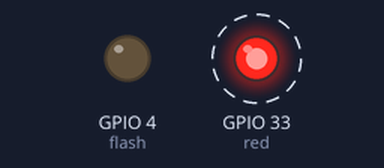
Simulated run of this program. Board: ESP32 board running MicroPython. On the bench: output pins drawn as LEDs (lit = HIGH). Dashed ring = blinking. What the program prints to the serial console is not drawn.

Above: at 0.1 s.
At 38.3 s:
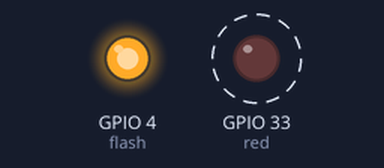
Timing chart, 0 to 40.0 s (numbered marks = the images above):
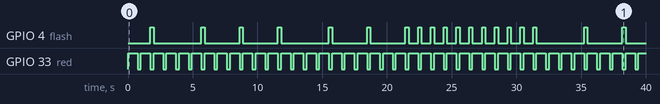

The program:

369_3.py
```python
from machine import Pin
import time

flash = Pin(4, Pin.OUT, value= 0)
red = Pin(33, Pin.OUT, value= 1)

def blink_red():
    red.value(0)

def blink_flash():
    flash.value(1)

i = 108
try:
    while True:
        time.sleep_ms(735)
        blink_red()
        print (i)
        if i < 10:
            if i % 3 == 0:
                blink_flash()
                print('짝!')
        elif i < 100:
            first_num = int(i/10)
            second_num = i % 10
            if first_num % 3 == 0:
                blink_flash()
                print('짝!')
            if second_num % 3 == 0 and second_num!= 0:
                blink_flash()
                print('짝!')
        else:
            first_num = int(i/100)
            second_num = int((i - (first_num * 100)) / 10)
            third_num = (i - (first_num * 100)) % 10
            if first_num % 3 == 0:
                blink_flash()
                print('짝!')
            if second_num % 3 == 0 and second_num!= 0:
                blink_flash()
                print('짝!')
            if third_num % 3 == 0 and third_num!= 0:
                blink_flash()
                print('짝!')

        i += 1
        time.sleep_ms(250)
        red.value(1)
        flash.value(0)


finally:
    flash.value(0)
    red.value(1)

# 110에서 박수를 침 120번대에서도 박수침-해결완
```

Measured:
- by itself, GPIO 4 (flash): LOW → HIGH at 1.7 s, → LOW 0.25 s later, → HIGH 3.7 s later, → LOW 0.25 s later, … (38 changes in this stretch)
- by itself, GPIO 33 (red): alternates HIGH for 0.74 s and LOW for 0.25 s
